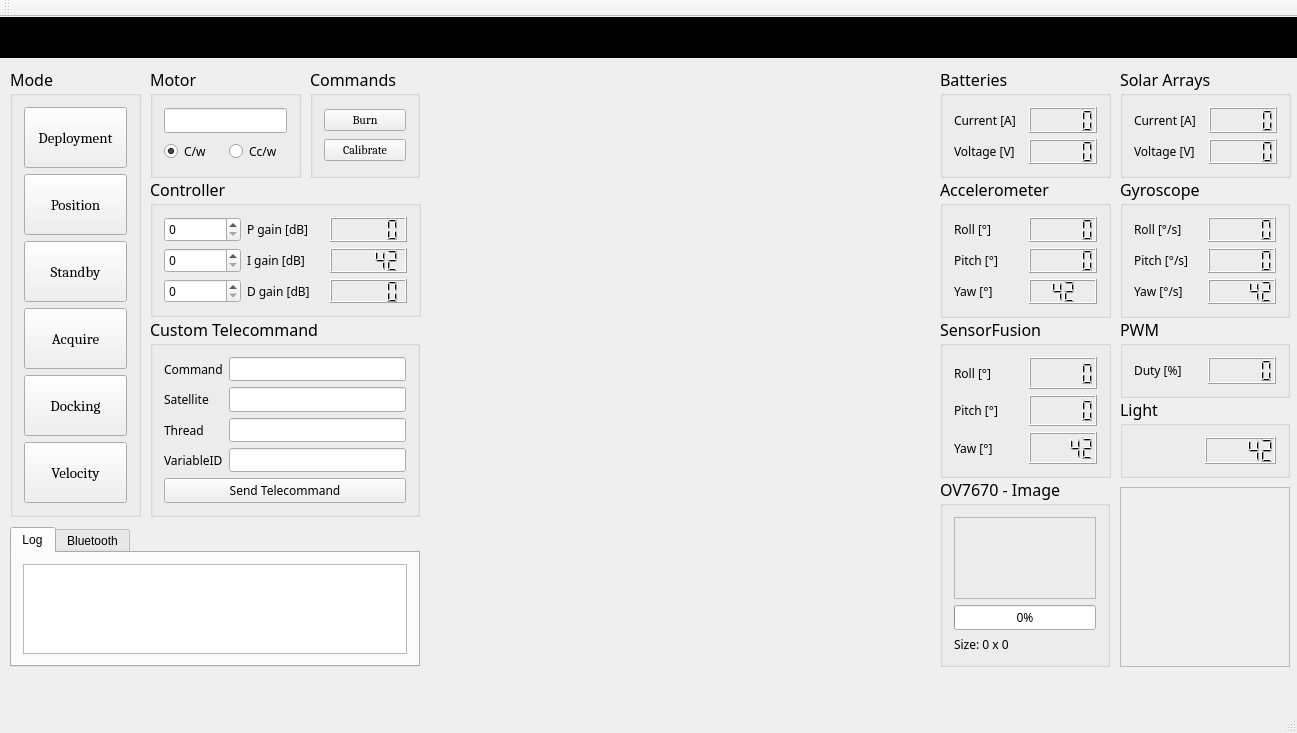
<?xml version="1.0" encoding="UTF-8"?>
<ui version="4.0">
 <class>GroundStation</class>
 <widget class="QMainWindow" name="GroundStation">
  <property name="geometry">
   <rect>
    <x>0</x>
    <y>0</y>
    <width>1297</width>
    <height>733</height>
   </rect>
  </property>
  <property name="windowTitle">
   <string>GroundStation</string>
  </property>
  <widget class="QWidget" name="centralWidget">
   <widget class="QLabel" name="label">
    <property name="geometry">
     <rect>
      <x>0</x>
      <y>0</y>
      <width>1301</width>
      <height>41</height>
     </rect>
    </property>
    <property name="palette">
     <palette>
      <active>
       <colorrole role="WindowText">
        <brush brushstyle="SolidPattern">
         <color alpha="255">
          <red>255</red>
          <green>255</green>
          <blue>255</blue>
         </color>
        </brush>
       </colorrole>
       <colorrole role="Base">
        <brush brushstyle="SolidPattern">
         <color alpha="255">
          <red>0</red>
          <green>0</green>
          <blue>0</blue>
         </color>
        </brush>
       </colorrole>
       <colorrole role="Window">
        <brush brushstyle="SolidPattern">
         <color alpha="255">
          <red>0</red>
          <green>0</green>
          <blue>0</blue>
         </color>
        </brush>
       </colorrole>
      </active>
      <inactive>
       <colorrole role="WindowText">
        <brush brushstyle="SolidPattern">
         <color alpha="255">
          <red>0</red>
          <green>0</green>
          <blue>0</blue>
         </color>
        </brush>
       </colorrole>
       <colorrole role="Base">
        <brush brushstyle="SolidPattern">
         <color alpha="255">
          <red>255</red>
          <green>255</green>
          <blue>255</blue>
         </color>
        </brush>
       </colorrole>
       <colorrole role="Window">
        <brush brushstyle="SolidPattern">
         <color alpha="255">
          <red>0</red>
          <green>0</green>
          <blue>0</blue>
         </color>
        </brush>
       </colorrole>
      </inactive>
      <disabled>
       <colorrole role="WindowText">
        <brush brushstyle="SolidPattern">
         <color alpha="255">
          <red>120</red>
          <green>120</green>
          <blue>120</blue>
         </color>
        </brush>
       </colorrole>
       <colorrole role="Base">
        <brush brushstyle="SolidPattern">
         <color alpha="255">
          <red>0</red>
          <green>0</green>
          <blue>0</blue>
         </color>
        </brush>
       </colorrole>
       <colorrole role="Window">
        <brush brushstyle="SolidPattern">
         <color alpha="255">
          <red>0</red>
          <green>0</green>
          <blue>0</blue>
         </color>
        </brush>
       </colorrole>
      </disabled>
     </palette>
    </property>
    <property name="font">
     <font>
      <family>Cambria</family>
      <pointsize>24</pointsize>
      <weight>50</weight>
      <bold>false</bold>
     </font>
    </property>
    <property name="layoutDirection">
     <enum>Qt::LeftToRight</enum>
    </property>
    <property name="autoFillBackground">
     <bool>true</bool>
    </property>
    <property name="text">
     <string>PARADOX GROUND STATION</string>
    </property>
    <property name="alignment">
     <set>Qt::AlignCenter</set>
    </property>
   </widget>
   <widget class="QGroupBox" name="groupBox_CustomTelecommand">
    <property name="geometry">
     <rect>
      <x>150</x>
      <y>300</y>
      <width>270</width>
      <height>200</height>
     </rect>
    </property>
    <property name="font">
     <font>
      <family>Sitka Subheading</family>
      <pointsize>12</pointsize>
      <weight>50</weight>
      <bold>false</bold>
     </font>
    </property>
    <property name="title">
     <string>Custom Telecommand</string>
    </property>
    <layout class="QFormLayout" name="formLayout">
     <item row="0" column="0">
      <widget class="QLabel" name="label_2">
       <property name="font">
        <font>
         <pointsize>9</pointsize>
         <weight>50</weight>
         <bold>false</bold>
        </font>
       </property>
       <property name="text">
        <string>Command</string>
       </property>
      </widget>
     </item>
     <item row="0" column="1">
      <widget class="QLineEdit" name="lineEdit_Command">
       <property name="font">
        <font>
         <pointsize>9</pointsize>
        </font>
       </property>
      </widget>
     </item>
     <item row="1" column="0">
      <widget class="QLabel" name="label_3">
       <property name="font">
        <font>
         <pointsize>9</pointsize>
         <weight>50</weight>
         <bold>false</bold>
        </font>
       </property>
       <property name="text">
        <string>Satellite</string>
       </property>
      </widget>
     </item>
     <item row="1" column="1">
      <widget class="QLineEdit" name="lineEdit_Satellite">
       <property name="font">
        <font>
         <pointsize>9</pointsize>
        </font>
       </property>
      </widget>
     </item>
     <item row="2" column="0">
      <widget class="QLabel" name="label_4">
       <property name="font">
        <font>
         <pointsize>9</pointsize>
         <weight>50</weight>
         <bold>false</bold>
        </font>
       </property>
       <property name="text">
        <string>Thread</string>
       </property>
      </widget>
     </item>
     <item row="2" column="1">
      <widget class="QLineEdit" name="lineEdit_Thread">
       <property name="font">
        <font>
         <pointsize>9</pointsize>
        </font>
       </property>
      </widget>
     </item>
     <item row="3" column="0">
      <widget class="QLabel" name="label_5">
       <property name="font">
        <font>
         <pointsize>9</pointsize>
         <weight>50</weight>
         <bold>false</bold>
        </font>
       </property>
       <property name="text">
        <string>VariableID</string>
       </property>
      </widget>
     </item>
     <item row="3" column="1">
      <widget class="QLineEdit" name="lineEdit_Var">
       <property name="font">
        <font>
         <pointsize>9</pointsize>
        </font>
       </property>
      </widget>
     </item>
     <item row="4" column="0" colspan="2">
      <widget class="QPushButton" name="pushButton_Send">
       <property name="font">
        <font>
         <pointsize>9</pointsize>
         <weight>50</weight>
         <bold>false</bold>
        </font>
       </property>
       <property name="text">
        <string>Send Telecommand</string>
       </property>
      </widget>
     </item>
    </layout>
   </widget>
   <widget class="QGroupBox" name="groupBox_Motor">
    <property name="geometry">
     <rect>
      <x>150</x>
      <y>50</y>
      <width>151</width>
      <height>111</height>
     </rect>
    </property>
    <property name="font">
     <font>
      <family>Sitka Subheading</family>
      <pointsize>12</pointsize>
      <weight>50</weight>
      <bold>false</bold>
     </font>
    </property>
    <property name="title">
     <string>Motor</string>
    </property>
    <layout class="QVBoxLayout" name="verticalLayout_3">
     <item>
      <widget class="QLineEdit" name="lineEdit_Motor_speed">
       <property name="font">
        <font>
         <pointsize>9</pointsize>
        </font>
       </property>
      </widget>
     </item>
     <item>
      <layout class="QHBoxLayout" name="horizontalLayout_6">
       <item>
        <widget class="QRadioButton" name="radioButton_Motor_Clockwise">
         <property name="font">
          <font>
           <family>Sitka Subheading</family>
           <pointsize>9</pointsize>
           <weight>50</weight>
           <bold>false</bold>
          </font>
         </property>
         <property name="text">
          <string>C/w</string>
         </property>
         <property name="checked">
          <bool>true</bool>
         </property>
        </widget>
       </item>
       <item>
        <widget class="QRadioButton" name="radioButton_Motor_Counterclockwise">
         <property name="font">
          <font>
           <family>Sitka Subheading</family>
           <pointsize>9</pointsize>
           <weight>50</weight>
           <bold>false</bold>
          </font>
         </property>
         <property name="text">
          <string>Cc/w</string>
         </property>
        </widget>
       </item>
      </layout>
     </item>
    </layout>
   </widget>
   <widget class="QFrame" name="frame">
    <property name="geometry">
     <rect>
      <x>1120</x>
      <y>470</y>
      <width>170</width>
      <height>180</height>
     </rect>
    </property>
    <property name="frameShape">
     <enum>QFrame::StyledPanel</enum>
    </property>
    <property name="frameShadow">
     <enum>QFrame::Raised</enum>
    </property>
    <layout class="QHBoxLayout" name="horizontalLayout_4">
     <item>
      <widget class="Compass" name="compass_widget" native="true"/>
     </item>
    </layout>
   </widget>
   <widget class="QGroupBox" name="groupBox_SolarArrays">
    <property name="geometry">
     <rect>
      <x>1120</x>
      <y>50</y>
      <width>171</width>
      <height>111</height>
     </rect>
    </property>
    <property name="font">
     <font>
      <family>Sitka Subheading</family>
      <pointsize>12</pointsize>
      <weight>50</weight>
      <bold>false</bold>
     </font>
    </property>
    <property name="title">
     <string>Solar Arrays</string>
    </property>
    <layout class="QGridLayout" name="gridLayout_4">
     <item row="1" column="0">
      <widget class="QLabel" name="label_70">
       <property name="font">
        <font>
         <pointsize>9</pointsize>
         <weight>50</weight>
         <bold>false</bold>
        </font>
       </property>
       <property name="text">
        <string>Voltage [V]</string>
       </property>
      </widget>
     </item>
     <item row="1" column="1">
      <widget class="QLCDNumber" name="lcdNumber_19">
       <property name="font">
        <font>
         <pointsize>9</pointsize>
        </font>
       </property>
      </widget>
     </item>
     <item row="0" column="1">
      <widget class="QLCDNumber" name="lcdNumber_17">
       <property name="font">
        <font>
         <pointsize>9</pointsize>
        </font>
       </property>
      </widget>
     </item>
     <item row="0" column="0">
      <widget class="QLabel" name="label_69">
       <property name="font">
        <font>
         <pointsize>9</pointsize>
         <weight>50</weight>
         <bold>false</bold>
        </font>
       </property>
       <property name="text">
        <string>Current [A]</string>
       </property>
      </widget>
     </item>
    </layout>
   </widget>
   <widget class="QGroupBox" name="groupBox_Commands">
    <property name="geometry">
     <rect>
      <x>310</x>
      <y>50</y>
      <width>110</width>
      <height>111</height>
     </rect>
    </property>
    <property name="font">
     <font>
      <family>Sitka Subheading</family>
      <pointsize>12</pointsize>
      <weight>50</weight>
      <bold>false</bold>
     </font>
    </property>
    <property name="title">
     <string>Commands</string>
    </property>
    <layout class="QVBoxLayout" name="verticalLayout_2">
     <item>
      <widget class="QPushButton" name="pushButton_Burn">
       <property name="font">
        <font>
         <family>Cambria</family>
         <pointsize>9</pointsize>
         <weight>50</weight>
         <bold>false</bold>
        </font>
       </property>
       <property name="text">
        <string>Burn</string>
       </property>
      </widget>
     </item>
     <item>
      <widget class="QPushButton" name="pushButton_Calib">
       <property name="font">
        <font>
         <family>Cambria</family>
         <pointsize>9</pointsize>
         <weight>50</weight>
         <bold>false</bold>
        </font>
       </property>
       <property name="text">
        <string>Calibrate</string>
       </property>
      </widget>
     </item>
    </layout>
   </widget>
   <widget class="QGroupBox" name="groupBox_2">
    <property name="geometry">
     <rect>
      <x>940</x>
      <y>460</y>
      <width>170</width>
      <height>190</height>
     </rect>
    </property>
    <property name="font">
     <font>
      <family>Sitka Subheading</family>
      <pointsize>12</pointsize>
     </font>
    </property>
    <property name="title">
     <string>OV7670 - Image</string>
    </property>
    <layout class="QVBoxLayout" name="verticalLayout">
     <item>
      <widget class="QFrame" name="pic_frame">
       <property name="frameShape">
        <enum>QFrame::StyledPanel</enum>
       </property>
       <property name="frameShadow">
        <enum>QFrame::Raised</enum>
       </property>
       <layout class="QHBoxLayout" name="horizontalLayout_3">
        <item>
         <widget class="QLabel" name="picture">
          <property name="sizePolicy">
           <sizepolicy hsizetype="Preferred" vsizetype="Expanding">
            <horstretch>0</horstretch>
            <verstretch>0</verstretch>
           </sizepolicy>
          </property>
          <property name="text">
           <string/>
          </property>
         </widget>
        </item>
       </layout>
      </widget>
     </item>
     <item>
      <widget class="QProgressBar" name="picRecieveStatus">
       <property name="sizePolicy">
        <sizepolicy hsizetype="Expanding" vsizetype="Minimum">
         <horstretch>0</horstretch>
         <verstretch>0</verstretch>
        </sizepolicy>
       </property>
       <property name="font">
        <font>
         <pointsize>9</pointsize>
        </font>
       </property>
       <property name="maximum">
        <number>19200</number>
       </property>
       <property name="value">
        <number>0</number>
       </property>
      </widget>
     </item>
     <item>
      <widget class="QLabel" name="img_size_lbl">
       <property name="sizePolicy">
        <sizepolicy hsizetype="Preferred" vsizetype="Minimum">
         <horstretch>0</horstretch>
         <verstretch>0</verstretch>
        </sizepolicy>
       </property>
       <property name="font">
        <font>
         <pointsize>9</pointsize>
        </font>
       </property>
       <property name="text">
        <string>Size: 0 x 0</string>
       </property>
      </widget>
     </item>
    </layout>
   </widget>
   <widget class="QTabWidget" name="tabWidget_2">
    <property name="geometry">
     <rect>
      <x>10</x>
      <y>510</y>
      <width>410</width>
      <height>140</height>
     </rect>
    </property>
    <property name="currentIndex">
     <number>0</number>
    </property>
    <widget class="QWidget" name="tab_3">
     <attribute name="title">
      <string>Log</string>
     </attribute>
     <layout class="QHBoxLayout" name="horizontalLayout">
      <item>
       <widget class="QPlainTextEdit" name="logConsole"/>
      </item>
     </layout>
    </widget>
    <widget class="QWidget" name="tab_4">
     <attribute name="title">
      <string>Bluetooth</string>
     </attribute>
     <layout class="QHBoxLayout" name="horizontalLayout_2">
      <item>
       <widget class="QPlainTextEdit" name="debugConsole"/>
      </item>
     </layout>
    </widget>
   </widget>
   <widget class="QGroupBox" name="groupBox_PWM">
    <property name="geometry">
     <rect>
      <x>1120</x>
      <y>300</y>
      <width>170</width>
      <height>81</height>
     </rect>
    </property>
    <property name="font">
     <font>
      <family>Sitka Subheading</family>
      <pointsize>12</pointsize>
      <weight>50</weight>
      <bold>false</bold>
     </font>
    </property>
    <property name="title">
     <string>PWM</string>
    </property>
    <layout class="QHBoxLayout" name="horizontalLayout_5">
     <item>
      <widget class="QLabel" name="label_76">
       <property name="font">
        <font>
         <pointsize>9</pointsize>
         <weight>50</weight>
         <bold>false</bold>
        </font>
       </property>
       <property name="text">
        <string>Duty [%]</string>
       </property>
      </widget>
     </item>
     <item>
      <widget class="QLCDNumber" name="lcdNumber_21">
       <property name="font">
        <font>
         <pointsize>9</pointsize>
        </font>
       </property>
      </widget>
     </item>
    </layout>
   </widget>
   <widget class="QGroupBox" name="groupBox_Batteries">
    <property name="geometry">
     <rect>
      <x>940</x>
      <y>50</y>
      <width>171</width>
      <height>111</height>
     </rect>
    </property>
    <property name="font">
     <font>
      <family>Sitka Subheading</family>
      <pointsize>12</pointsize>
      <weight>50</weight>
      <bold>false</bold>
     </font>
    </property>
    <property name="title">
     <string>Batteries</string>
    </property>
    <layout class="QGridLayout" name="gridLayout">
     <item row="0" column="0">
      <widget class="QLabel" name="label_72">
       <property name="font">
        <font>
         <pointsize>9</pointsize>
         <weight>50</weight>
         <bold>false</bold>
        </font>
       </property>
       <property name="text">
        <string>Current [A]</string>
       </property>
      </widget>
     </item>
     <item row="0" column="1">
      <widget class="QLCDNumber" name="lcdNumber_33">
       <property name="font">
        <font>
         <pointsize>9</pointsize>
        </font>
       </property>
      </widget>
     </item>
     <item row="1" column="0">
      <widget class="QLabel" name="label_75">
       <property name="font">
        <font>
         <pointsize>9</pointsize>
         <weight>50</weight>
         <bold>false</bold>
        </font>
       </property>
       <property name="text">
        <string>Voltage [V]</string>
       </property>
      </widget>
     </item>
     <item row="1" column="1">
      <widget class="QLCDNumber" name="lcdNumber_34">
       <property name="font">
        <font>
         <pointsize>9</pointsize>
        </font>
       </property>
      </widget>
     </item>
    </layout>
   </widget>
   <widget class="QGroupBox" name="groupBox_Accelerometer">
    <property name="geometry">
     <rect>
      <x>940</x>
      <y>160</y>
      <width>171</width>
      <height>141</height>
     </rect>
    </property>
    <property name="font">
     <font>
      <family>Sitka Subheading</family>
      <pointsize>12</pointsize>
      <weight>50</weight>
      <bold>false</bold>
     </font>
    </property>
    <property name="title">
     <string>Accelerometer</string>
    </property>
    <layout class="QGridLayout" name="gridLayout_6">
     <item row="2" column="0">
      <widget class="QLabel" name="label_47">
       <property name="font">
        <font>
         <pointsize>9</pointsize>
         <weight>50</weight>
         <bold>false</bold>
        </font>
       </property>
       <property name="text">
        <string>Yaw [°]</string>
       </property>
      </widget>
     </item>
     <item row="0" column="1">
      <widget class="QLCDNumber" name="lcdNumber_5">
       <property name="font">
        <font>
         <pointsize>9</pointsize>
        </font>
       </property>
      </widget>
     </item>
     <item row="2" column="1">
      <widget class="QLCDNumber" name="lcdNumber_9">
       <property name="font">
        <font>
         <pointsize>9</pointsize>
        </font>
       </property>
       <property name="digitCount">
        <number>2</number>
       </property>
       <property name="intValue" stdset="0">
        <number>42</number>
       </property>
      </widget>
     </item>
     <item row="0" column="0">
      <widget class="QLabel" name="label_44">
       <property name="font">
        <font>
         <pointsize>9</pointsize>
         <weight>50</weight>
         <bold>false</bold>
        </font>
       </property>
       <property name="text">
        <string>Roll [°]</string>
       </property>
      </widget>
     </item>
     <item row="1" column="1">
      <widget class="QLCDNumber" name="lcdNumber_7">
       <property name="font">
        <font>
         <pointsize>9</pointsize>
        </font>
       </property>
      </widget>
     </item>
     <item row="1" column="0">
      <widget class="QLabel" name="label_48">
       <property name="font">
        <font>
         <pointsize>9</pointsize>
         <weight>50</weight>
         <bold>false</bold>
        </font>
       </property>
       <property name="text">
        <string>Pitch [°]</string>
       </property>
      </widget>
     </item>
    </layout>
   </widget>
   <widget class="QGroupBox" name="groupBox_Gyroscope">
    <property name="geometry">
     <rect>
      <x>1120</x>
      <y>160</y>
      <width>170</width>
      <height>141</height>
     </rect>
    </property>
    <property name="font">
     <font>
      <family>Sitka Subheading</family>
      <pointsize>12</pointsize>
      <weight>50</weight>
      <bold>false</bold>
     </font>
    </property>
    <property name="title">
     <string>Gyroscope</string>
    </property>
    <property name="flat">
     <bool>false</bool>
    </property>
    <property name="checkable">
     <bool>false</bool>
    </property>
    <layout class="QGridLayout" name="gridLayout_7">
     <item row="1" column="0">
      <widget class="QLabel" name="label_101">
       <property name="font">
        <font>
         <pointsize>9</pointsize>
         <weight>50</weight>
         <bold>false</bold>
        </font>
       </property>
       <property name="text">
        <string>Pitch [°/s]</string>
       </property>
      </widget>
     </item>
     <item row="2" column="0">
      <widget class="QLabel" name="label_102">
       <property name="font">
        <font>
         <pointsize>9</pointsize>
         <weight>50</weight>
         <bold>false</bold>
        </font>
       </property>
       <property name="text">
        <string>Yaw [°/s]</string>
       </property>
      </widget>
     </item>
     <item row="2" column="1">
      <widget class="QLCDNumber" name="lcdNumber_31">
       <property name="font">
        <font>
         <pointsize>9</pointsize>
        </font>
       </property>
       <property name="intValue" stdset="0">
        <number>42</number>
       </property>
      </widget>
     </item>
     <item row="0" column="0">
      <widget class="QLabel" name="label_100">
       <property name="font">
        <font>
         <pointsize>9</pointsize>
         <weight>50</weight>
         <bold>false</bold>
        </font>
       </property>
       <property name="text">
        <string>Roll [°/s]</string>
       </property>
      </widget>
     </item>
     <item row="1" column="1">
      <widget class="QLCDNumber" name="lcdNumber_30">
       <property name="font">
        <font>
         <pointsize>9</pointsize>
        </font>
       </property>
      </widget>
     </item>
     <item row="0" column="1">
      <widget class="QLCDNumber" name="lcdNumber_29">
       <property name="font">
        <font>
         <pointsize>9</pointsize>
        </font>
       </property>
      </widget>
     </item>
    </layout>
   </widget>
   <widget class="QGroupBox" name="groupBox_SensorFusion">
    <property name="geometry">
     <rect>
      <x>940</x>
      <y>300</y>
      <width>171</width>
      <height>161</height>
     </rect>
    </property>
    <property name="font">
     <font>
      <family>Sitka Subheading</family>
      <pointsize>12</pointsize>
      <weight>50</weight>
      <bold>false</bold>
     </font>
    </property>
    <property name="title">
     <string>SensorFusion</string>
    </property>
    <layout class="QGridLayout" name="gridLayout_5">
     <item row="0" column="1">
      <widget class="QLCDNumber" name="lcdNumber_6">
       <property name="font">
        <font>
         <pointsize>9</pointsize>
        </font>
       </property>
      </widget>
     </item>
     <item row="1" column="0">
      <widget class="QLabel" name="label_49">
       <property name="font">
        <font>
         <pointsize>9</pointsize>
         <weight>50</weight>
         <bold>false</bold>
        </font>
       </property>
       <property name="text">
        <string>Pitch [°]</string>
       </property>
      </widget>
     </item>
     <item row="0" column="0">
      <widget class="QLabel" name="label_46">
       <property name="font">
        <font>
         <pointsize>9</pointsize>
         <weight>50</weight>
         <bold>false</bold>
        </font>
       </property>
       <property name="text">
        <string>Roll [°]</string>
       </property>
      </widget>
     </item>
     <item row="1" column="1">
      <widget class="QLCDNumber" name="lcdNumber_8">
       <property name="font">
        <font>
         <pointsize>9</pointsize>
        </font>
       </property>
      </widget>
     </item>
     <item row="2" column="0">
      <widget class="QLabel" name="label_50">
       <property name="font">
        <font>
         <pointsize>9</pointsize>
         <weight>50</weight>
         <bold>false</bold>
        </font>
       </property>
       <property name="text">
        <string>Yaw [°]</string>
       </property>
      </widget>
     </item>
     <item row="2" column="1">
      <widget class="QLCDNumber" name="lcdNumber_10">
       <property name="font">
        <font>
         <pointsize>9</pointsize>
        </font>
       </property>
       <property name="intValue" stdset="0">
        <number>42</number>
       </property>
      </widget>
     </item>
    </layout>
   </widget>
   <widget class="QGroupBox" name="groupBox_Mode">
    <property name="geometry">
     <rect>
      <x>10</x>
      <y>50</y>
      <width>131</width>
      <height>450</height>
     </rect>
    </property>
    <property name="font">
     <font>
      <family>Sitka Subheading</family>
      <pointsize>12</pointsize>
     </font>
    </property>
    <property name="title">
     <string>Mode</string>
    </property>
    <layout class="QVBoxLayout" name="verticalLayout_4">
     <item>
      <widget class="QPushButton" name="pushButton_Deployment_Mode">
       <property name="sizePolicy">
        <sizepolicy hsizetype="Minimum" vsizetype="Expanding">
         <horstretch>0</horstretch>
         <verstretch>0</verstretch>
        </sizepolicy>
       </property>
       <property name="font">
        <font>
         <family>Cambria</family>
         <pointsize>11</pointsize>
         <weight>50</weight>
         <bold>false</bold>
        </font>
       </property>
       <property name="text">
        <string>Deployment</string>
       </property>
      </widget>
     </item>
     <item>
      <widget class="QPushButton" name="pushButton_Position_Mode">
       <property name="sizePolicy">
        <sizepolicy hsizetype="Minimum" vsizetype="Expanding">
         <horstretch>0</horstretch>
         <verstretch>0</verstretch>
        </sizepolicy>
       </property>
       <property name="font">
        <font>
         <family>Cambria</family>
         <pointsize>11</pointsize>
         <weight>50</weight>
         <bold>false</bold>
        </font>
       </property>
       <property name="text">
        <string>Position</string>
       </property>
      </widget>
     </item>
     <item>
      <widget class="QPushButton" name="pushButton_Standby_Mode">
       <property name="sizePolicy">
        <sizepolicy hsizetype="Minimum" vsizetype="Expanding">
         <horstretch>0</horstretch>
         <verstretch>0</verstretch>
        </sizepolicy>
       </property>
       <property name="font">
        <font>
         <family>Cambria</family>
         <pointsize>11</pointsize>
         <weight>50</weight>
         <bold>false</bold>
        </font>
       </property>
       <property name="text">
        <string>Standby</string>
       </property>
      </widget>
     </item>
     <item>
      <widget class="QPushButton" name="pushButton_RDV_Mode">
       <property name="sizePolicy">
        <sizepolicy hsizetype="Minimum" vsizetype="Expanding">
         <horstretch>0</horstretch>
         <verstretch>0</verstretch>
        </sizepolicy>
       </property>
       <property name="font">
        <font>
         <family>Cambria</family>
         <pointsize>11</pointsize>
         <weight>50</weight>
         <bold>false</bold>
        </font>
       </property>
       <property name="text">
        <string>Acquire</string>
       </property>
      </widget>
     </item>
     <item>
      <widget class="QPushButton" name="pushButton_Docking_Mode">
       <property name="sizePolicy">
        <sizepolicy hsizetype="Minimum" vsizetype="Expanding">
         <horstretch>0</horstretch>
         <verstretch>0</verstretch>
        </sizepolicy>
       </property>
       <property name="font">
        <font>
         <family>Cambria</family>
         <pointsize>11</pointsize>
         <weight>50</weight>
         <bold>false</bold>
        </font>
       </property>
       <property name="text">
        <string>Docking</string>
       </property>
      </widget>
     </item>
     <item>
      <widget class="QPushButton" name="pushButton_Velocity_Mode">
       <property name="sizePolicy">
        <sizepolicy hsizetype="Minimum" vsizetype="Expanding">
         <horstretch>0</horstretch>
         <verstretch>0</verstretch>
        </sizepolicy>
       </property>
       <property name="font">
        <font>
         <family>Cambria</family>
         <pointsize>11</pointsize>
         <weight>50</weight>
         <bold>false</bold>
        </font>
       </property>
       <property name="text">
        <string>Velocity</string>
       </property>
      </widget>
     </item>
    </layout>
   </widget>
   <widget class="QGroupBox" name="groupBox_Controller">
    <property name="geometry">
     <rect>
      <x>150</x>
      <y>160</y>
      <width>271</width>
      <height>140</height>
     </rect>
    </property>
    <property name="font">
     <font>
      <family>Sitka Subheading</family>
      <pointsize>12</pointsize>
      <weight>50</weight>
      <bold>false</bold>
     </font>
    </property>
    <property name="title">
     <string>Controller</string>
    </property>
    <layout class="QGridLayout" name="gridLayout_2">
     <item row="1" column="1">
      <widget class="QLabel" name="label_86">
       <property name="font">
        <font>
         <pointsize>9</pointsize>
         <weight>50</weight>
         <bold>false</bold>
        </font>
       </property>
       <property name="text">
        <string>I gain [dB]</string>
       </property>
      </widget>
     </item>
     <item row="0" column="0">
      <widget class="QSpinBox" name="spinBox_P_gain">
       <property name="font">
        <font>
         <pointsize>9</pointsize>
         <weight>50</weight>
         <bold>false</bold>
        </font>
       </property>
      </widget>
     </item>
     <item row="1" column="0">
      <widget class="QSpinBox" name="spinBox_I_gain">
       <property name="font">
        <font>
         <pointsize>9</pointsize>
         <weight>50</weight>
         <bold>false</bold>
        </font>
       </property>
      </widget>
     </item>
     <item row="2" column="1">
      <widget class="QLabel" name="label_87">
       <property name="font">
        <font>
         <pointsize>9</pointsize>
         <weight>50</weight>
         <bold>false</bold>
        </font>
       </property>
       <property name="text">
        <string>D gain [dB]</string>
       </property>
      </widget>
     </item>
     <item row="0" column="1">
      <widget class="QLabel" name="label_85">
       <property name="font">
        <font>
         <pointsize>9</pointsize>
         <weight>50</weight>
         <bold>false</bold>
        </font>
       </property>
       <property name="text">
        <string>P gain [dB]</string>
       </property>
      </widget>
     </item>
     <item row="0" column="2">
      <widget class="QLCDNumber" name="lcdNumber_22"/>
     </item>
     <item row="2" column="2">
      <widget class="QLCDNumber" name="lcdNumber_24"/>
     </item>
     <item row="1" column="2">
      <widget class="QLCDNumber" name="lcdNumber_23">
       <property name="intValue" stdset="0">
        <number>42</number>
       </property>
      </widget>
     </item>
     <item row="2" column="0">
      <widget class="QSpinBox" name="spinBox_D_Gain">
       <property name="font">
        <font>
         <pointsize>9</pointsize>
         <weight>50</weight>
         <bold>false</bold>
        </font>
       </property>
      </widget>
     </item>
    </layout>
   </widget>
   <widget class="QGroupBox" name="groupBox_Light">
    <property name="geometry">
     <rect>
      <x>1120</x>
      <y>380</y>
      <width>170</width>
      <height>81</height>
     </rect>
    </property>
    <property name="font">
     <font>
      <family>Sitka Subheading</family>
      <pointsize>12</pointsize>
      <weight>50</weight>
      <bold>false</bold>
     </font>
    </property>
    <property name="title">
     <string>Light </string>
    </property>
    <layout class="QHBoxLayout" name="horizontalLayout_8">
     <item>
      <spacer name="horizontalSpacer">
       <property name="orientation">
        <enum>Qt::Horizontal</enum>
       </property>
       <property name="sizeHint" stdset="0">
        <size>
         <width>40</width>
         <height>20</height>
        </size>
       </property>
      </spacer>
     </item>
     <item>
      <widget class="QLCDNumber" name="lcdNumber_32">
       <property name="sizePolicy">
        <sizepolicy hsizetype="Expanding" vsizetype="Minimum">
         <horstretch>0</horstretch>
         <verstretch>0</verstretch>
        </sizepolicy>
       </property>
       <property name="font">
        <font>
         <pointsize>9</pointsize>
        </font>
       </property>
       <property name="intValue" stdset="0">
        <number>42</number>
       </property>
      </widget>
     </item>
    </layout>
   </widget>
  </widget>
  <widget class="QMenuBar" name="menuBar">
   <property name="geometry">
    <rect>
     <x>0</x>
     <y>0</y>
     <width>1297</width>
     <height>26</height>
    </rect>
   </property>
  </widget>
  <widget class="QToolBar" name="mainToolBar">
   <attribute name="toolBarArea">
    <enum>TopToolBarArea</enum>
   </attribute>
   <attribute name="toolBarBreak">
    <bool>false</bool>
   </attribute>
  </widget>
  <widget class="QStatusBar" name="statusBar"/>
 </widget>
 <layoutdefault spacing="6" margin="11"/>
 <customwidgets>
  <customwidget>
   <class>Compass</class>
   <extends>QWidget</extends>
   <header>compass.h</header>
   <container>1</container>
  </customwidget>
 </customwidgets>
 <resources/>
 <connections/>
</ui>
